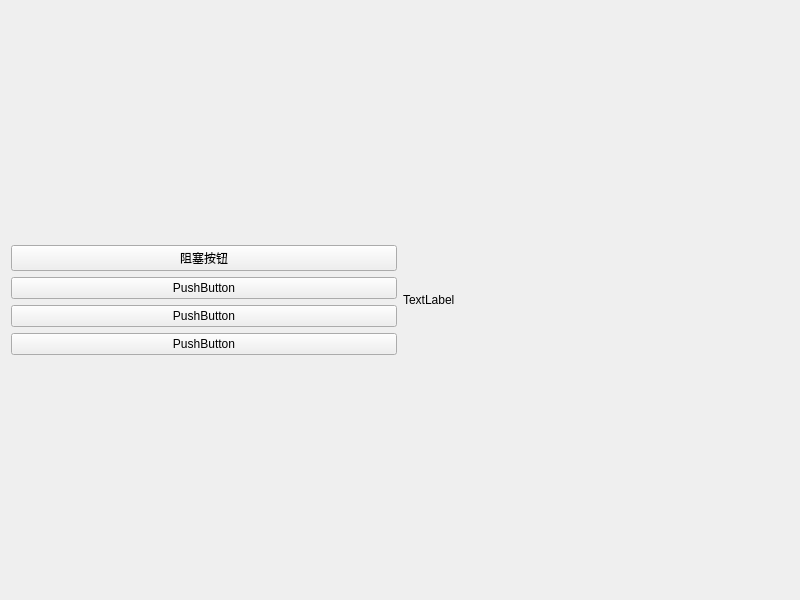
<?xml version="1.0" encoding="UTF-8"?>
<ui version="4.0">
 <class>QEventTest</class>
 <widget class="QWidget" name="QEventTest">
  <property name="geometry">
   <rect>
    <x>0</x>
    <y>0</y>
    <width>800</width>
    <height>600</height>
   </rect>
  </property>
  <property name="windowTitle">
   <string>QEventTest</string>
  </property>
  <layout class="QGridLayout" name="gridLayout">
   <item row="0" column="0">
    <layout class="QVBoxLayout" name="verticalLayout">
     <item>
      <widget class="QPushButton" name="pushButton">
       <property name="text">
        <string>阻塞按钮</string>
       </property>
      </widget>
     </item>
     <item>
      <widget class="QPushButton" name="pushButton_2">
       <property name="text">
        <string>PushButton</string>
       </property>
      </widget>
     </item>
     <item>
      <widget class="QPushButton" name="pushButton_3">
       <property name="text">
        <string>PushButton</string>
       </property>
      </widget>
     </item>
     <item>
      <widget class="QPushButton" name="pushButton_4">
       <property name="text">
        <string>PushButton</string>
       </property>
      </widget>
     </item>
    </layout>
   </item>
   <item row="0" column="1">
    <widget class="QLabel" name="lblMessage">
     <property name="text">
      <string>TextLabel</string>
     </property>
    </widget>
   </item>
  </layout>
 </widget>
 <resources/>
 <connections/>
</ui>
